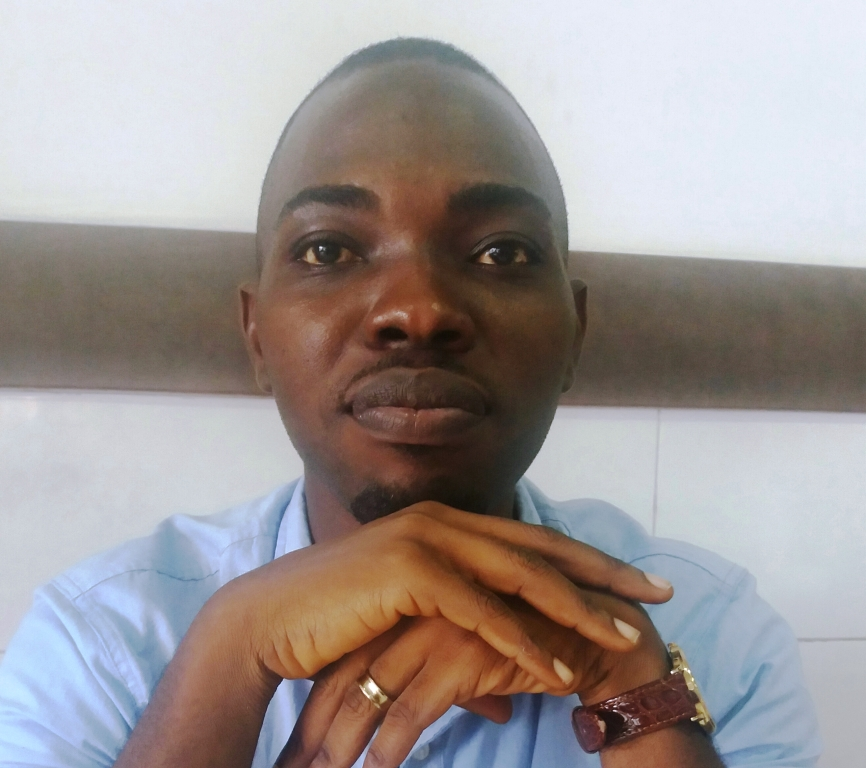
#> input picture Gravatar.jpg, 866 x 768 px
$ python sketch.py
#> lines starting #> are read from the running program, lines starting #| are printed output that depends on the picture
import cv2

img = cv2.imread("Gravatar.jpg")
#> img is the input picture: shape (768, 866, 3); mean B, G, R 149.1, 150.5, 158.5
gray_img = cv2.cvtColor(img, cv2.COLOR_BGR2GRAY)
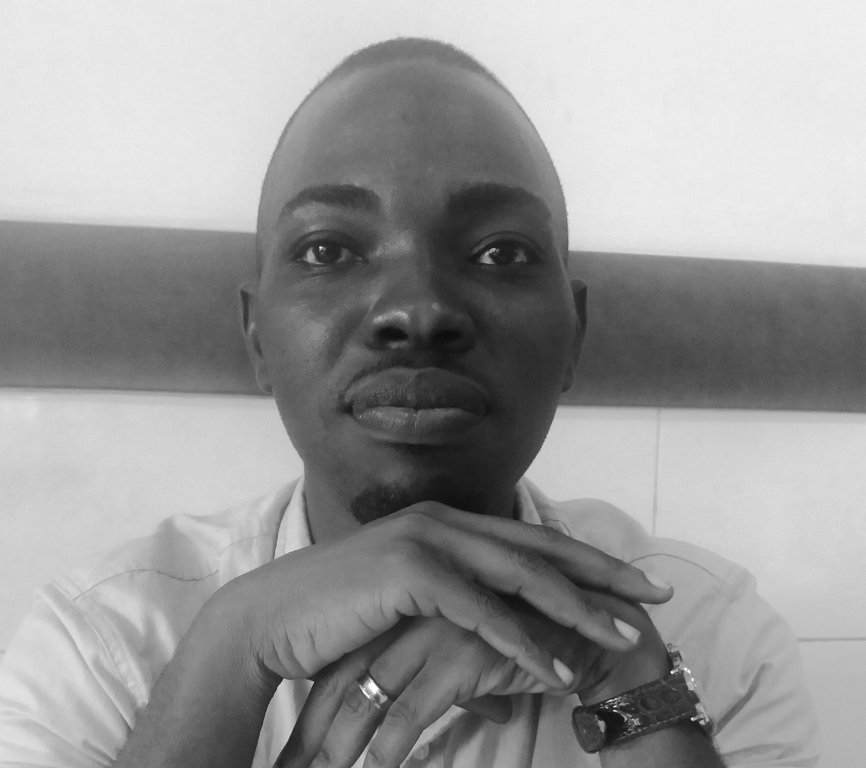
#> gray_img: shape (768, 866); min 12, max 255, mean 152.7
#cv2.imwrite("gray.png", gray_img)
inverted_img = (255 - gray_img)
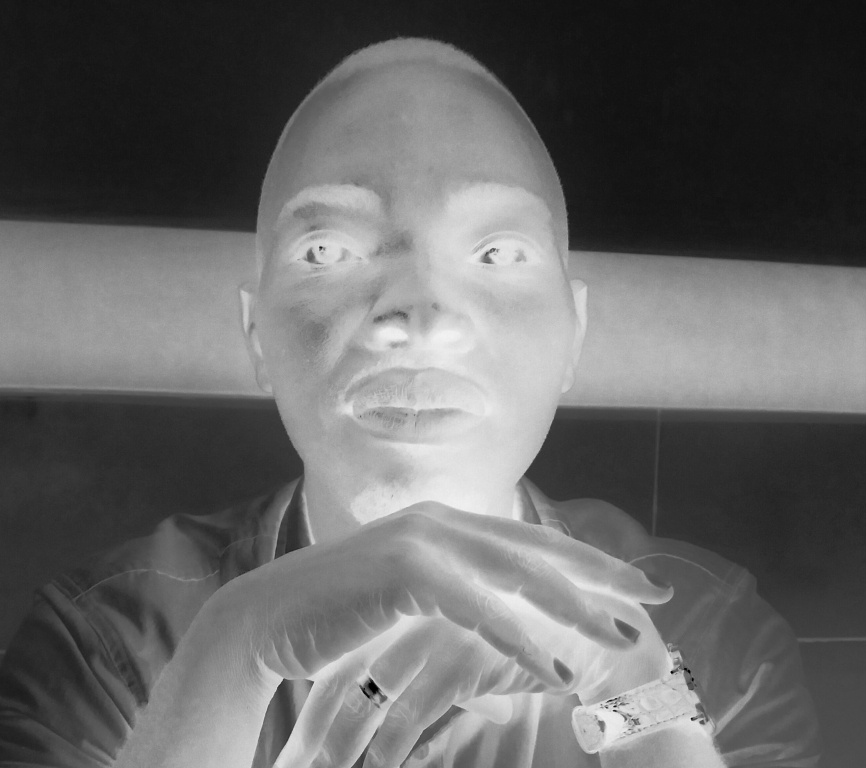
#> inverted_img: shape (768, 866); min 0, max 243, mean 102.3
#cv2.imwrite("inv.png", inverted_img)
blurred = cv2.GaussianBlur(inverted_img, (21, 21), 0)
#cv2.imwrite("blur.png", blurred)
inverted_blurred = 255 - blurred
#cv2.imwrite("invblur.png", inverted_blurred)
pencil_sketch = cv2.divide(gray_img, inverted_blurred, scale=256.0)
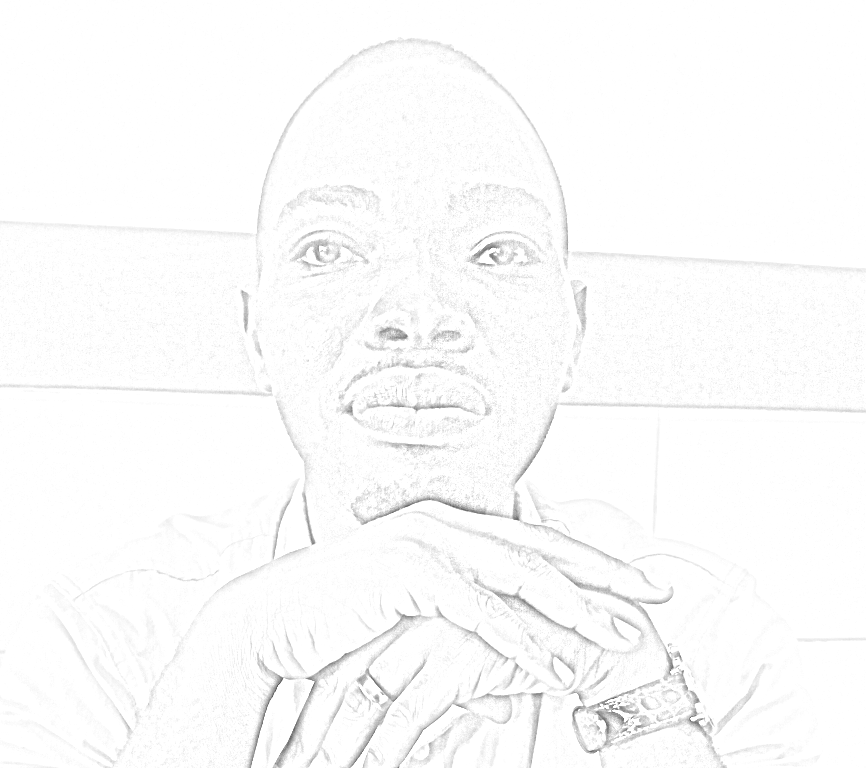
#> pencil_sketch: shape (768, 866); min 84, max 255, mean 251.4
cv2.imwrite("sketch.png", pencil_sketch)
